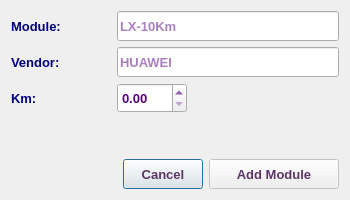
<?xml version="1.0" encoding="UTF-8"?>
<ui version="4.0">
 <class>AddModuleDialog</class>
 <widget class="QDialog" name="AddModuleDialog">
  <property name="geometry">
   <rect>
    <x>0</x>
    <y>0</y>
    <width>350</width>
    <height>200</height>
   </rect>
  </property>
  <property name="minimumSize">
   <size>
    <width>350</width>
    <height>200</height>
   </size>
  </property>
  <property name="maximumSize">
   <size>
    <width>351</width>
    <height>201</height>
   </size>
  </property>
  <property name="font">
   <font>
    <family>Tahoma</family>
    <pointsize>10</pointsize>
   </font>
  </property>
  <property name="windowTitle">
   <string>Add Module</string>
  </property>
  <property name="windowIcon">
   <iconset resource="../../../../image.qrc">
    <normaloff>:/Image/add.png</normaloff>:/Image/add.png</iconset>
  </property>
  <layout class="QVBoxLayout" name="verticalLayout">
   <item>
    <layout class="QHBoxLayout" name="horizontalLayout_2">
     <item>
      <widget class="QLabel" name="label_2">
       <property name="minimumSize">
        <size>
         <width>100</width>
         <height>30</height>
        </size>
       </property>
       <property name="maximumSize">
        <size>
         <width>100</width>
         <height>30</height>
        </size>
       </property>
       <property name="font">
        <font>
         <family>Tahoma</family>
         <pointsize>10</pointsize>
         <weight>75</weight>
         <bold>true</bold>
        </font>
       </property>
       <property name="styleSheet">
        <string notr="true">color: rgb(0, 0, 127);</string>
       </property>
       <property name="text">
        <string>Module:</string>
       </property>
      </widget>
     </item>
     <item>
      <widget class="QLineEdit" name="modLE">
       <property name="sizePolicy">
        <sizepolicy hsizetype="Expanding" vsizetype="Preferred">
         <horstretch>0</horstretch>
         <verstretch>0</verstretch>
        </sizepolicy>
       </property>
       <property name="minimumSize">
        <size>
         <width>200</width>
         <height>30</height>
        </size>
       </property>
       <property name="maximumSize">
        <size>
         <width>5000</width>
         <height>30</height>
        </size>
       </property>
       <property name="font">
        <font>
         <family>Tahoma</family>
         <pointsize>10</pointsize>
         <weight>75</weight>
         <bold>true</bold>
        </font>
       </property>
       <property name="styleSheet">
        <string notr="true">color: rgb(85, 0, 127);</string>
       </property>
       <property name="placeholderText">
        <string>LX-10Km</string>
       </property>
      </widget>
     </item>
    </layout>
   </item>
   <item>
    <layout class="QHBoxLayout" name="horizontalLayout_3">
     <item>
      <widget class="QLabel" name="label_3">
       <property name="minimumSize">
        <size>
         <width>100</width>
         <height>30</height>
        </size>
       </property>
       <property name="maximumSize">
        <size>
         <width>100</width>
         <height>30</height>
        </size>
       </property>
       <property name="font">
        <font>
         <family>Tahoma</family>
         <pointsize>10</pointsize>
         <weight>75</weight>
         <bold>true</bold>
        </font>
       </property>
       <property name="styleSheet">
        <string notr="true">color: rgb(0, 0, 127);</string>
       </property>
       <property name="text">
        <string>Vendor:</string>
       </property>
      </widget>
     </item>
     <item>
      <widget class="QLineEdit" name="vendorLE">
       <property name="sizePolicy">
        <sizepolicy hsizetype="Expanding" vsizetype="Preferred">
         <horstretch>0</horstretch>
         <verstretch>0</verstretch>
        </sizepolicy>
       </property>
       <property name="minimumSize">
        <size>
         <width>200</width>
         <height>30</height>
        </size>
       </property>
       <property name="maximumSize">
        <size>
         <width>5000</width>
         <height>30</height>
        </size>
       </property>
       <property name="font">
        <font>
         <family>Tahoma</family>
         <pointsize>10</pointsize>
         <weight>75</weight>
         <bold>true</bold>
        </font>
       </property>
       <property name="styleSheet">
        <string notr="true">color: rgb(85, 0, 127);</string>
       </property>
       <property name="placeholderText">
        <string>HUAWEI</string>
       </property>
      </widget>
     </item>
    </layout>
   </item>
   <item>
    <layout class="QHBoxLayout" name="horizontalLayout_4">
     <item>
      <widget class="QLabel" name="label_4">
       <property name="minimumSize">
        <size>
         <width>100</width>
         <height>30</height>
        </size>
       </property>
       <property name="maximumSize">
        <size>
         <width>100</width>
         <height>30</height>
        </size>
       </property>
       <property name="font">
        <font>
         <family>Tahoma</family>
         <pointsize>10</pointsize>
         <weight>75</weight>
         <bold>true</bold>
        </font>
       </property>
       <property name="styleSheet">
        <string notr="true">color: rgb(0, 0, 127);</string>
       </property>
       <property name="text">
        <string>Km:</string>
       </property>
      </widget>
     </item>
     <item>
      <widget class="QDoubleSpinBox" name="kmSB">
       <property name="minimumSize">
        <size>
         <width>70</width>
         <height>30</height>
        </size>
       </property>
       <property name="maximumSize">
        <size>
         <width>16777215</width>
         <height>30</height>
        </size>
       </property>
       <property name="font">
        <font>
         <weight>75</weight>
         <bold>true</bold>
        </font>
       </property>
       <property name="styleSheet">
        <string notr="true">color: rgb(85, 0, 127);</string>
       </property>
      </widget>
     </item>
     <item>
      <spacer name="horizontalSpacer_5">
       <property name="font">
        <font>
         <family>Tahoma</family>
         <pointsize>10</pointsize>
        </font>
       </property>
       <property name="orientation">
        <enum>Qt::Horizontal</enum>
       </property>
       <property name="sizeHint" stdset="0">
        <size>
         <width>40</width>
         <height>20</height>
        </size>
       </property>
      </spacer>
     </item>
    </layout>
   </item>
   <item>
    <spacer name="verticalSpacer">
     <property name="font">
      <font>
       <family>Tahoma</family>
       <pointsize>10</pointsize>
      </font>
     </property>
     <property name="orientation">
      <enum>Qt::Vertical</enum>
     </property>
     <property name="sizeHint" stdset="0">
      <size>
       <width>20</width>
       <height>181</height>
      </size>
     </property>
    </spacer>
   </item>
   <item>
    <layout class="QHBoxLayout" name="horizontalLayout">
     <item>
      <spacer name="horizontalSpacer">
       <property name="font">
        <font>
         <family>Tahoma</family>
         <pointsize>10</pointsize>
        </font>
       </property>
       <property name="orientation">
        <enum>Qt::Horizontal</enum>
       </property>
       <property name="sizeHint" stdset="0">
        <size>
         <width>40</width>
         <height>20</height>
        </size>
       </property>
      </spacer>
     </item>
     <item>
      <widget class="QPushButton" name="CancelBtn">
       <property name="sizePolicy">
        <sizepolicy hsizetype="Preferred" vsizetype="Preferred">
         <horstretch>0</horstretch>
         <verstretch>0</verstretch>
        </sizepolicy>
       </property>
       <property name="minimumSize">
        <size>
         <width>0</width>
         <height>30</height>
        </size>
       </property>
       <property name="maximumSize">
        <size>
         <width>150</width>
         <height>30</height>
        </size>
       </property>
       <property name="font">
        <font>
         <family>Tahoma</family>
         <pointsize>10</pointsize>
         <weight>75</weight>
         <bold>true</bold>
        </font>
       </property>
       <property name="styleSheet">
        <string notr="true">color: rgb(92, 53, 102);</string>
       </property>
       <property name="text">
        <string>Cancel</string>
       </property>
      </widget>
     </item>
     <item>
      <widget class="QPushButton" name="okBtn">
       <property name="enabled">
        <bool>false</bool>
       </property>
       <property name="sizePolicy">
        <sizepolicy hsizetype="Preferred" vsizetype="Preferred">
         <horstretch>0</horstretch>
         <verstretch>0</verstretch>
        </sizepolicy>
       </property>
       <property name="minimumSize">
        <size>
         <width>130</width>
         <height>30</height>
        </size>
       </property>
       <property name="maximumSize">
        <size>
         <width>200</width>
         <height>30</height>
        </size>
       </property>
       <property name="font">
        <font>
         <family>Tahoma</family>
         <pointsize>10</pointsize>
         <weight>75</weight>
         <bold>true</bold>
        </font>
       </property>
       <property name="styleSheet">
        <string notr="true">color: rgb(92, 53, 102);</string>
       </property>
       <property name="text">
        <string>Add Module</string>
       </property>
       <property name="icon">
        <iconset resource="../../../../image.qrc">
         <normaloff>:/Image/add.png</normaloff>:/Image/add.png</iconset>
       </property>
       <property name="iconSize">
        <size>
         <width>20</width>
         <height>20</height>
        </size>
       </property>
      </widget>
     </item>
    </layout>
   </item>
  </layout>
 </widget>
 <tabstops>
  <tabstop>modLE</tabstop>
  <tabstop>vendorLE</tabstop>
  <tabstop>okBtn</tabstop>
  <tabstop>CancelBtn</tabstop>
 </tabstops>
 <resources>
  <include location="../../../../image.qrc"/>
 </resources>
 <connections/>
</ui>
